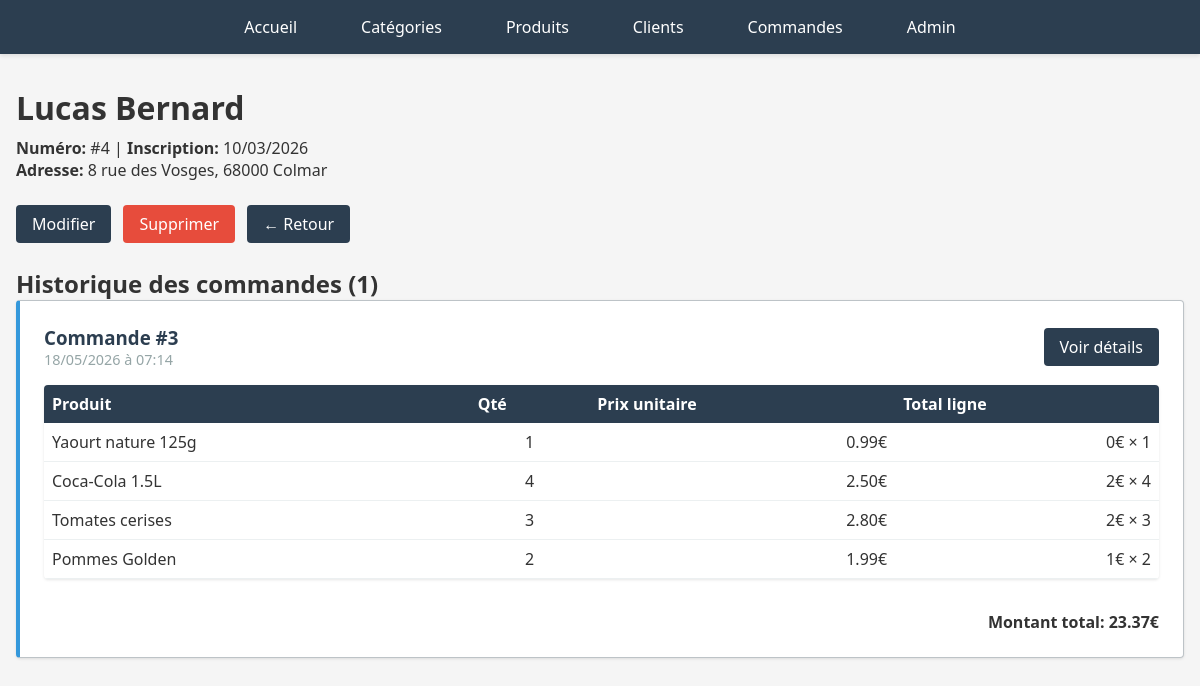
The page /drive/clients/4/ on the database as committed earlier.
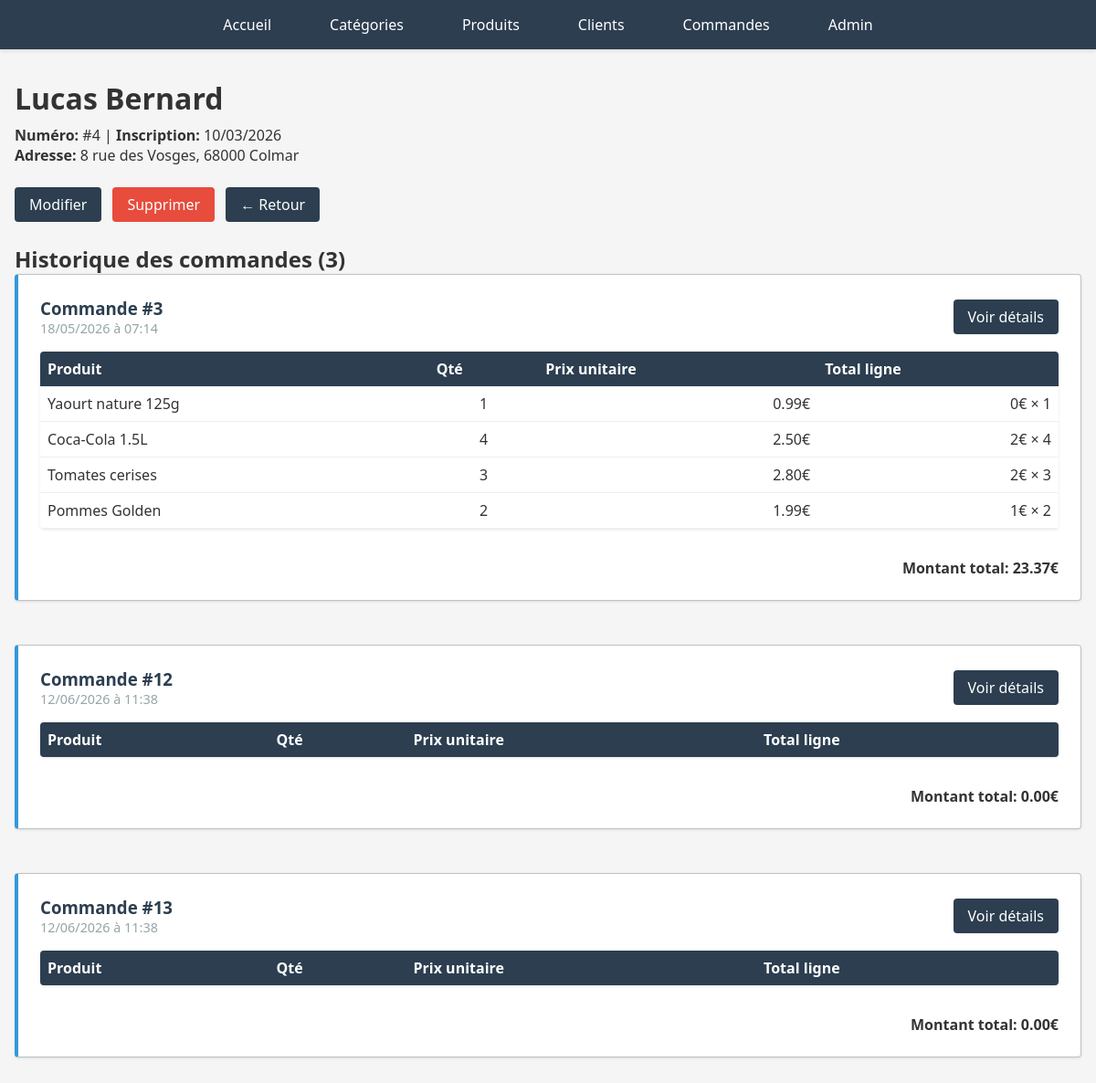
The same page on the database as committed later.
### drive/models.py (models this page shows, shortened)
class Commande(models.Model):
    numero_commande = models.AutoField(primary_key=True)
    client = models.ForeignKey(Client, on_delete=models.CASCADE)
    date_commande = models.DateTimeField(auto_now_add=True)
    class Meta:
        db_table = 'commandes'

class LigneCommande(models.Model):
    commande = models.ForeignKey(Commande, on_delete=models.CASCADE)
    produit = models.ForeignKey(Produit, on_delete=models.CASCADE)
    quantite = models.IntegerField(validators=[MinValueValidator(1)])
    class Meta:
        db_table = 'lignes_commande'
    def get_total(self):
        return self.produit.prix * self.quantite

class Produit(models.Model):
    nom = models.CharField(max_length=150)
    date_peremption = models.DateField(blank=True, null=True)
    photo = models.CharField(max_length=255, blank=True)
    marque = models.CharField(max_length=100, blank=True)
    prix = models.DecimalField(max_digits=10, decimal_places=2, validators=[MinValueValidator(0)])
    categorie = models.ForeignKey(Categorie, on_delete=models.CASCADE)
    class Meta:
        db_table = 'produits'

### drive/views.py (the view)
# urls.py: path('clients/<int:numero_client>/', views.client_detail, name='client_detail'),
def client_detail(request, numero_client):
    client = get_object_or_404(Client, numero_client=numero_client)
    commandes = Commande.objects.filter(client=client).prefetch_related('lignecommande_set__produit')
    return render(request, 'drive/client/detail.html', {
        'client': client,
        'commandes_avec_totaux': [
            {
                'commande': c,
                'lignes': c.lignecommande_set.all(),
                'total': sum(l.get_total() for l in c.lignecommande_set.all())
            } for c in commandes
        ]
    })

### drive/templates/drive/client/detail.html (shortened to what this page needs)
{% extends 'drive/base.html' %}
{% block content %}
<div class="header">
    <h1>{{ client.prenom }} {{ client.nom }}</h1>
    <p><strong>Numéro:</strong> #{{ client.numero_client }} | <strong>Inscription:</strong> {{ client.date_inscription|date:"d/m/Y" }}</p>
    <p><strong>Adresse:</strong> {{ client.adresse }}</p>
</div>
<div class="header-actions">
    <a href="{% url 'client_update' client.numero_client %}" class="btn">Modifier</a>
    <a href="{% url 'client_delete' client.numero_client %}" class="btn btn-danger">Supprimer</a>
    <a href="{% url 'client_list' %}" class="btn">← Retour</a>
</div>
<div>
    <h2>Historique des commandes ({{ commandes_avec_totaux|length }})</h2>
    {% if commandes_avec_totaux %}
    <div class="stack">
        {% for item in commandes_avec_totaux %}
        <div class="card card-accent">
            <div class="card-header">
                <div>
                    <h3 class="card-title">Commande #{{ item.commande.numero_commande }}</h3>
                    <p class="text-muted">{{ item.commande.date_commande|date:"d/m/Y à H:i" }}</p>
                </div>
                <a href="{% url 'commande_detail' item.commande.numero_commande %}" class="btn">Voir détails</a>
            </div>
            <table class="table table-compact">
                <thead>
                    <tr>
                        <th>Produit</th>
                        <th class="center">Qté</th>
                        <th class="right">Prix unitaire</th>
                        <th class="right">Total ligne</th>
                    </tr>
                </thead>
                <tbody>
                    {% for ligne in item.lignes %}
                    <tr>
                        <td>{{ ligne.produit.nom }}</td>
                        <td class="center">{{ ligne.quantite }}</td>
                        <td class="right">{{ ligne.produit.prix|floatformat:2 }}€</td>
                        <td class="right">{{ ligne.produit.prix|add:0 }}€ × {{ ligne.quantite }}</td>
                    </tr>
                    {% endfor %}
                </tbody>
            </table>
            <div class="right"><strong>Montant total: {{ item.total|floatformat:2 }}€</strong></div>
        </div>
        {% endfor %}
    </div>
    {% else %}
    <div class="empty">
        <p>Aucune commande trouvée pour ce client.</p>
        <a href="{% url 'commande_create' %}" class="btn btn-success">➕ Créer une commande</a>
    </div>
    {% endif %}
</div>
{% endblock %}

Rows that differ between the two databases and show on the page:
added Commande: commande.numero_commande "12", commande.date_commande "12/06/2026 à 11:38", total "0.00"
added Commande: commande.numero_commande "13", commande.date_commande "12/06/2026 à 11:38", total "0.00"
Other text that changed with them:
{{ commandes_avec_totaux|length }}: "1" → "3"
